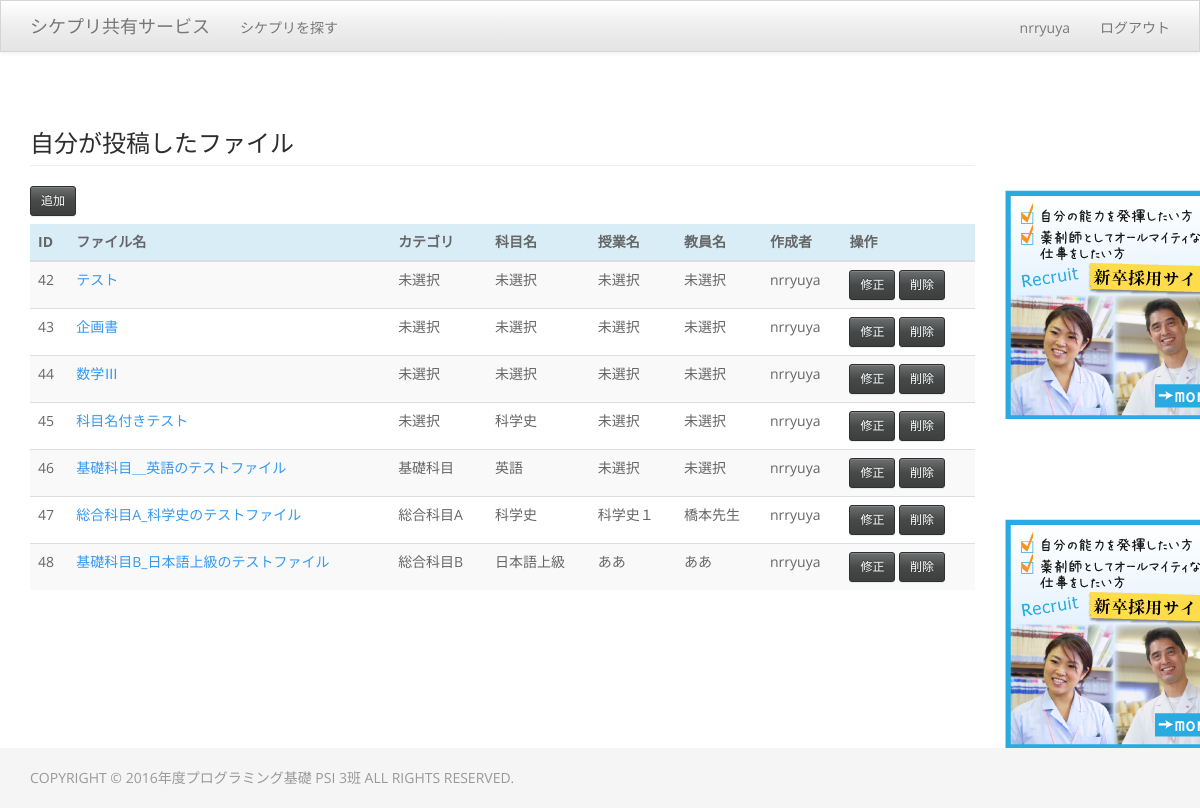
Screenshot of /accounts/mypage/ (signed in) with the database file from the repository.
### cms/models.py (models this page shows, shortened)
class File(models.Model):
    name = models.CharField('ファイル名', max_length=255)
    author = models.ForeignKey(User)
    page = models.IntegerField('ページ数', blank=True, default=0)  # 未使用
    pdf = models.FileField()  # これが機能しているのか不明。単にviews.file_saveでidと同じ名前でMEDIAに保存されているだけかも。
    SUBJECT_CHOICES = (
        ('基礎科目', (
            ('EN', '英語'),
            ('DE', 'ドイツ語'),
            ('FR', 'フランス語'),
            ('ZH', '中国語'),
            ('ES', 'スペイン語'),
            ('JH', '情報'),
            ('SU', '身体運動・健康科学実習'),
            ('SK', '社会科学'),
            ('ZB', '人文科学'),
            ('HH', '方法基礎'),
            ('KZ', '基礎実験'),
            ('MK', '数理科学'),
            ('BK', '物質科学'),
            ('BI', '生命科学'),
        )
        ),
        ('総合科目A', (
            ('SH', '科学史'),
            ('HB', '表象文化論'),
        )
        ),
        ('総合科目B', (
            ('JL', '日本語上級'),
        )
        ),
    )
    category_list = ['基礎科目',
                     '総合科目A',
                     '総合科目B'
                     ]
    subject_list = [
        ['EN',
         'DE',
         'FR',
         'ZH',
         'ES',
         'JH',
         'SU',
         'SK',
         'ZB',
         'HH',
         'KZ',
         'MK',
         'BK',
         'BI'],
        ['SH',
         'HB'],
        ['JL']
    ]
    subject_name_list = [
        ['英語',
         'ドイツ語',
         'フランス語',
         '中国語',
         'スペイン語',
         '情報',
         '身体運動・健康科学実習',
         '社会科学',
         '人文科学',
         '方法基礎',
         '基礎実験',
         '数理科学',
         '物質科学',
         '生命科学'],
        ['科学史',
         '表象文化論'],
        ['日本語上級']
    ]
    category = models.CharField('カテゴリ', max_length=255, default="未選択")
    subject = models.CharField('科目名', max_length=3,
                               choices=SUBJECT_CHOICES,
                               default="未選択")
    class_name = models.CharField('授業名', max_length=255, default="未選択")
    teacher = models.CharField('担当教員名', max_length=255, default="未選択")

### accounts/views.py (the view)
@login_required
def mypage(request):
    files = File.objects.filter(author=request.user).order_by('id')
    context = {'user': request.user, 'files': files}
    return render(request, 'accounts/mypage.html', context)

### cms/templates/accounts/mypage.html (shortened to what this page needs)
{% extends "base.html" %}
{% block content %}
    <h3 class="page-header">自分が投稿したファイル</h3>
    <a href="{% url 'cms:file_add' %}" class="btn btn-default btn-sm">追加</a>
    <table class="table table-striped table-hover">
      <thead>
        <tr class="info">
          <th>ID</th>
          <th>ファイル名</th>
          <th>カテゴリ</th>
          <th>科目名</th>
          <th>授業名</th>
          <th>教員名</th>
          <th>作成者</th>
          <th>操作</th>
        </tr>
      </thead>
      <tbody>
        {% for file in files %}
        <tr>
          <td>{{ file.id }}</td>
          <td>
              <a href="{% url 'cms:file_content' file_id=file.id %}">{{ file.name }}</a>
          </td>
          <td>{{ file.category }}</td>
          <td>{{ file.get_subject_display }}</td>
          <td>{{ file.class_name }}</td>
          <td>{{ file.teacher }}</td>
          <td>{{ file.author }}</td>
          <td>
            <a href="{% url 'cms:file_mod' file_id=file.id %}" class="btn btn-default btn-sm">修正</a>
            <a href="{% url 'cms:file_del' file_id=file.id %}" class="btn btn-default btn-sm">削除</a>
          </td>
        </tr>
        {% endfor %}
      </tbody>
    </table>
{% endblock content %}

### cms/templates/base.html (shortened to what this page needs)
{% load staticfiles %}
<!DOCTYPE html>
<html lang="ja">
  <head>
    <link href="{% static 'css/bootstrap-theme.min.css' %}" rel="stylesheet">
    <link rel="stylesheet" href="{% static 'css/theme.min.css' %}">
</head>
<body>
 <nav class="navbar navbar-default navbar-fixed-top">
   <div class="container">
     <div class="navbar-header">
       <a class="navbar-brand" href="{% url 'accounts:index' %}">シケプリ共有サービス</a>
     </div>
     <div id="navbar" class="navbar-collapse collapse">
       <ul class="nav navbar-nav">
         <li><a href="{% url 'cms:file_list' %}">シケプリを探す</a></li>
     </ul>
          <ul class="nav navbar-nav navbar-right">
            {% if user.is_authenticated %}
            <li><a href="{% url 'accounts:mypage' %}">{{  user.get_username }}</a></li>
            <li><a href="{% url 'accounts:logout' %}">ログアウト</a></li>
            {% else　%}
            <li><a href="{% url 'accounts:regist' %}">ユーザ登録</a></li>
            <li><a href="{% url 'accounts:login' %}">ログイン</a></li>
            {% endif %}
          </ul>
        </div>
      </div>
    </nav>
    <div class="container">
     <div class="row">
          <div class="col-lg-10">
              {% block content %}{% endblock %}
          </div>
          <div class="col-lg-2">
              <div>
                  <img border="0" src="{{MEDIA_URL}}/images/recruit.png"  vspace=100 alt="広告枠">
              </div>
              <div>
                  <img border="0" src="{{MEDIA_URL}}/images/recruit.png" alt="広告枠">
              </div>
          </div>
    </div>
    </div>
    <footer class="footer">
      <div class="container">
        <p class="text-muted">COPYRIGHT © 2016年度プログラミング基礎 PSI 3班 ALL RIGHTS RESERVED.</p>
      </div>
    </footer>
  </body>
</html>

### cms/templates/base.html (style rules this page uses)
body { padding-top: 70px; }
html { position: relative; min-height: 100%; }
body { margin-bottom: 60px; }
.footer { position: absolute; bottom: 0; width: 100%; height: 60px; background-color: #f5f5f5; }
.container .text-muted { margin: 20px 0; }

### cms/templates/accounts/mypage.html (style rules this page uses)
table { margin-top: 8px; }

### rows the page displays
File: id "42", name "テスト", category "未選択", subject "未選択", class_name "未選択", teacher "未選択", author "nrryuya"
File: id "43", name "企画書", category "未選択", subject "未選択", class_name "未選択", teacher "未選択", author "nrryuya"
File: id "44", name "数学Ⅲ", category "未選択", subject "未選択", class_name "未選択", teacher "未選択", author "nrryuya"
File: id "45", name "科目名付きテスト", category "未選択", subject "科学史", class_name "未選択", teacher "未選択", author "nrryuya"
File: id "46", name "基礎科目＿英語のテストファイル", category "基礎科目", subject "英語", class_name "未選択", teacher "未選択", author "nrryuya"
File: id "47", name "総合科目A_科学史のテストファイル", category "総合科目A", subject "科学史", class_name "科学史１", teacher "橋本先生", author "nrryuya"
File: id "48", name "基礎科目B_日本語上級のテストファイル", category "総合科目B", subject "日本語上級", class_name "ああ", teacher "ああ", author "nrryuya"

### other values shown
{{ user.get_username }} "nrryuya"
